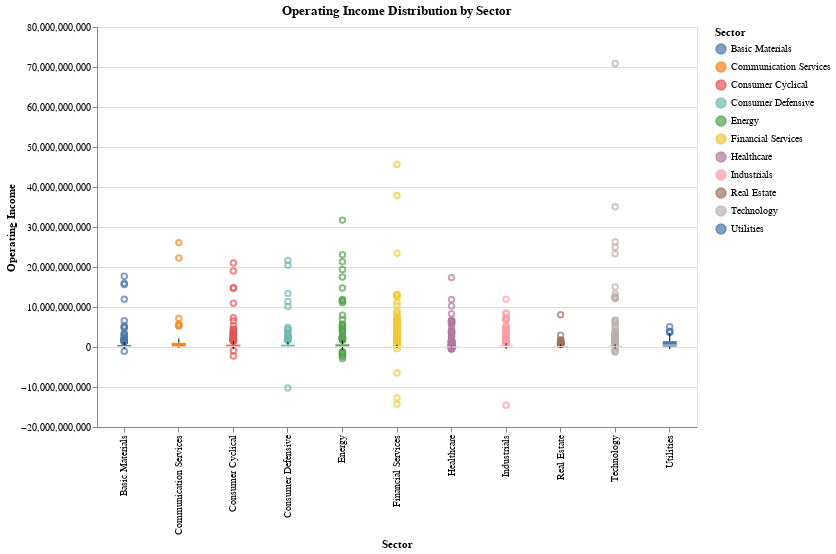

The code cell stored with this chart in its notebook:
### Code cell
# Create a box plot using Altair
boxplot_chart = alt.Chart(data).mark_boxplot().encode(
    x='Sector:N',
    y='Operating Income:Q',
    color='Sector:N',
    tooltip=['Sector:N', 'Operating Income:Q']
).properties(
    title='Operating Income Distribution by Sector',
    width=600,
    height=400
)

boxplot_chart

### Figure 1 — Vega-Lite specification as saved in the notebook (floating-point values rounded to 4 significant figures; data arrays with more than 128 entries replaced by an {"elided": "..."} marker saying what was removed)
{"config": {"view": {"continuousWidth": 300, "continuousHeight": 300}}, "data": {"name": "data-6b7768f29ea76e3f5c7ddebe309a4a5e"}, "mark": {"type": "boxplot"}, "encoding": {"color": {"field": "Sector", "type": "nominal"}, "tooltip": [{"field": "Sector", "type": "nominal"}, {"field": "Operating Income", "type": "quantitative"}], "x": {"field": "Sector", "type": "nominal"}, "y": {"field": "Operating Income", "type": "quantitative"}}, "height": 400, "title": "Operating Income Distribution by Sector", "width": 600, "$schema": "https://vega.github.io/schema/vega-lite/v5.16.3.json", "datasets": {"data-6b7768f29ea76e3f5c7ddebe309a4a5e": {"elided": "3070 records"}}}
